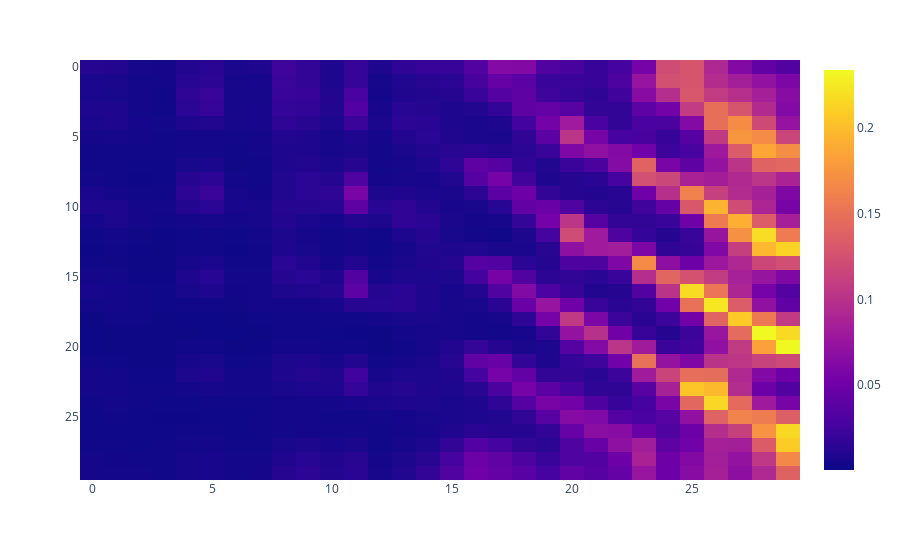

Notebook code for this chart:
### Code cell
fig = px.imshow(attention_weights, aspect="auto")
fig.show()

### Figure 1 — Plotly figure (JSON) as saved in the notebook; plotly's stock layout.template omitted (floating-point values rounded to 4 significant figures; data arrays with more than 128 entries replaced by an {"elided": "..."} marker saying what was removed)
{"data": [{"coloraxis": "coloraxis", "hovertemplate": "x: %{x}<br>y: %{y}<br>color: %{z}<extra></extra>", "name": "0", "type": "heatmap", "xaxis": "x", "yaxis": "y", "z": {"elided": "30x30 float values"}}], "layout": {"coloraxis": {"colorscale": [[0, "#0d0887"], [0.1111, "#46039f"], [0.2222, "#7201a8"], [0.3333, "#9c179e"], [0.4444, "#bd3786"], [0.5556, "#d8576b"], [0.6667, "#ed7953"], [0.7778, "#fb9f3a"], [0.8889, "#fdca26"], [1, "#f0f921"]]}, "margin": {"t": 60}, "xaxis": {"anchor": "y", "domain": [0, 1]}, "yaxis": {"anchor": "x", "autorange": "reversed", "domain": [0, 1]}}}
